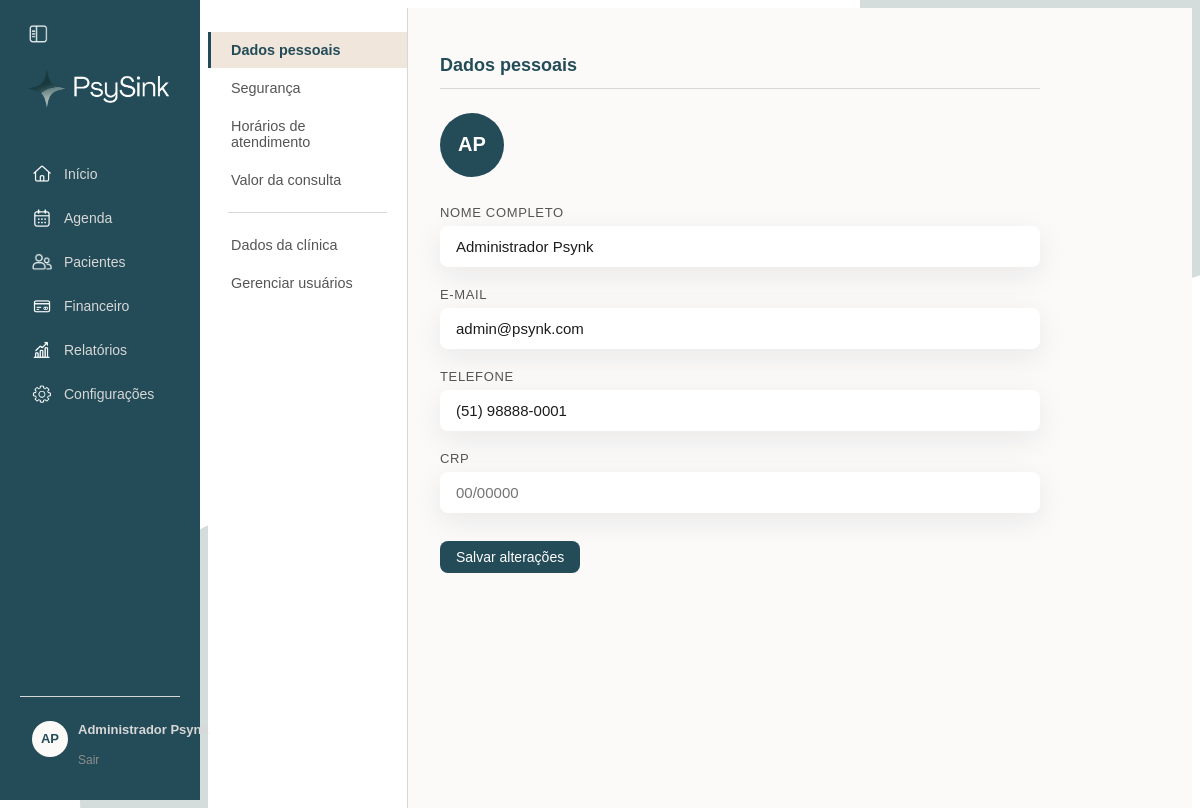
Page /app/pages/admin/configuracoes.php (signed in) on the committed database.
### tables this page shows
CREATE TABLE IF NOT EXISTS `Usuario` (
  `idUsuario` INT NOT NULL AUTO_INCREMENT,
  `nome` VARCHAR(45) NOT NULL,
  `email` VARCHAR(45) NOT NULL,
  `senha` VARCHAR(255) NOT NULL,
  `telefone` VARCHAR(45) NULL,
  `foto` BLOB NULL,
  `permissao` ENUM('ADMIN', 'PSICOLOGO', 'RECEPCIONISTA') NOT NULL,
  `id_clinica` INT NOT NULL,
  PRIMARY KEY (`idUsuario`),
  INDEX `fk_Usuario_Clinica1_idx` (`id_clinica`),
  CONSTRAINT `fk_Usuario_Clinica1`
    FOREIGN KEY (`id_clinica`) REFERENCES `Clinica` (`idtable1`)
    ON DELETE NO ACTION ON UPDATE NO ACTION
);

### app/includes/consultas.php (called while the page is built, shortened)
<?php
function buscarUsuarioPorId(mysqli $conexao, int $idUsuario): ?array {
    $sql = "SELECT idUsuario, nome, email, telefone, crp, permissao,
                   duracao_consulta, intervalo_consulta
            FROM Usuario
            WHERE idUsuario = ?";
    $comando = $conexao->prepare($sql);
    $comando->bind_param("i", $idUsuario);
    $comando->execute();
    return $comando->get_result()->fetch_assoc() ?: null;
}

### app/pages/admin/configuracoes.php (the view, shortened to what this page needs)
<?php
    require_once __DIR__ . "/../../../config/conexao.php";
    require_once __DIR__ . "/../../includes/consultas.php";
    $perfil = buscarUsuarioPorId($conexao, (int) $_SESSION['id']);
    $iniciais = '';
    foreach (array_slice(preg_split('/\s+/', trim($perfil['nome'])), 0, 2) as $parte) {
        $iniciais .= mb_strtoupper(mb_substr($parte, 0, 1));
    }
?>
<!DOCTYPE html>
<html lang="pt-BR">
<head>
    <?php $papelUsuario = "admin";?>
    <link rel="stylesheet" href="https://meyerweb.com/eric/tools/css/reset/reset.css">
    <link rel="stylesheet" href="/app/css/variables.css">
    <link rel="stylesheet" href="/app/css/globals.css">
    <link rel="stylesheet" href="/app/css/configuracoes.css">
    <?php include($_SERVER['DOCUMENT_ROOT'] . "/app/includes/menuAdmin.php"); ?>
</head>
<body>
<div class="main">
    <div class="config-wrapper">
        <aside class="config-nav">
            <button class="config-nav-item ativo" data-secao="dados-pessoais">Dados pessoais</button>
            <button class="config-nav-item" data-secao="seguranca">Segurança</button>
            <button class="config-nav-item" data-secao="horarios">Horários de atendimento</button>
            <button class="config-nav-item" data-secao="valor-consulta">Valor da consulta</button>
            <?php if ($papelUsuario === 'admin'): ?>
                <hr class="config-nav-divisor">
                <button class="config-nav-item" data-secao="dados-clinica">Dados da clínica</button>
                <button class="config-nav-item" data-secao="usuarios">Gerenciar usuários</button>
            <?php endif; ?>
        </aside>
        <div class="config-conteudo">
            <section class="config-secao ativa" id="dados-pessoais">
                <h2 class="config-titulo">Dados pessoais</h2>
                <div class="config-avatar-wrapper">
                    <div class="config-avatar" id="config-avatar-preview"><?= $iniciais ?></div>
                </div>
                <div class="config-form">
                    <div class="config-campo">
                        <label>Nome completo</label>
                        <input type="text" id="perfil-nome" maxlength="45" value="<?= htmlspecialchars($perfil['nome']) ?>" placeholder="Seu nome completo">
                    </div>
                    <div class="config-campo">
                        <label>E-mail</label>
                        <input type="email" id="perfil-email" maxlength="45" value="<?= htmlspecialchars($perfil['email']) ?>" placeholder="seu@email.com">
                    </div>
                    <div class="config-campo">
                        <label>Telefone</label>
                        <input type="tel" id="perfil-telefone" maxlength="45" value="<?= htmlspecialchars($perfil['telefone'] ?? '') ?>" placeholder="(00) 00000-0000">
                    </div>
                    <?php if ($papelUsuario === 'psicologo' || $papelUsuario === 'admin'): ?>
                    <div class="config-campo">
                        <label>CRP</label>
                        <input type="text" id="perfil-crp" maxlength="20" value="<?= htmlspecialchars($perfil['crp'] ?? '') ?>" placeholder="00/00000">
                    </div>
                    <?php endif; ?>
                    <div class="config-acoes">
                        <button class="btn btn-primary" id="btn-salvar-perfil">Salvar alterações</button>
                    </div>
                </div>
            </section>
        </div>
    </div>
</div>
</body>
</html>

### app/css/variables.css (style rules this page uses)
:root { --deep-teal: #234c58; --teal: #316372; --sage: #91a6a4; --warm-sand: #f1e6dc; --warm-beige: #e1bba4; --terracotta: #40334D; --off-white: #fbfaf9; --gray-900: #1C1C1C; --gray-700: #555555; --gray-400: #8D8D8D; --gray-200: #D7D7D7; --gray-150: #E6E6E6; --gray-100: #F5F5F5; --verde-500: #4CAF50; --amarelo-500: #F5B942; --azul-500: #5B8DEF; --laranja-500: #F28C5C; --vermelho-500: #f25c5c; --roxo-500: #7B61A8; --cinza-500: #9E9E9E; --font: calibri, sans-serif; --radius-sm: 8px; --radius-md: 12px; --radius-lg: 16px; --radius-xl: 24px; --shadow: 0 8px 30px rgba(20, 30, 40, 0.08); --sidebar-width: 200px; --sidebar-width-retraido: 64px; }
*, *::before, *::after { box-sizing: border-box; }

### app/css/globals.css (style rules this page uses)
body { font-family: var(--font); position: relative; isolation: isolate; overflow-y: auto; }
body::before { content: ""; position: fixed; width: 520px; height: 520px; top: -230px; right: -180px; background: var(--sage); opacity: 0.38; border-radius: 48% 52% 55% 45%; z-index: -1; }
body::after { content: ""; position: fixed; width: 520px; height: 520px; top: 500px; right: 50%; background: var(--sage); opacity: 0.38; border-radius: 48% 52% 55% 45%; z-index: -1; }
.main { margin-left: var(--sidebar-width); flex: 1; display: flex; flex-direction: column; min-height: 100vh; height: auto; overflow-y: auto; }
.btn { display: inline-flex; align-items: center; padding: 0.5rem 1rem; border-radius: var(--radius-sm); font-family: var(--font); font-size: 0.875rem; font-weight: 500; cursor: pointer; border: none; transition: background 0.15s; text-decoration: none; }
.btn-primary { background: var(--deep-teal); color: #fff; }

### app/css/configuracoes.css (style rules this page uses)
.config-wrapper { display: flex; gap: 0; flex: 1; min-height: calc(100vh - 56px); }
.config-nav { width: 200px; flex-shrink: 0; background: #fff; border-right: 1px solid var(--gray-200); padding: 1.5rem 0; display: flex; flex-direction: column; gap: 2px; }
.config-nav-item { background: none; border: none; font-family: var(--font); font-size: 0.9rem; color: var(--gray-700); padding: 0.625rem 1.25rem; text-align: left; cursor: pointer; border-left: 3px solid transparent; transition: background 0.15s, color 0.15s, border-color 0.15s; }
.config-nav-item.ativo { background: var(--warm-sand); color: var(--deep-teal); font-weight: 600; border-left-color: var(--deep-teal); }
.config-nav-divisor { border: none; border-top: 1px solid var(--gray-200); margin: 0.75rem 1.25rem; }
.config-conteudo { flex: 1; padding: 2rem; background: var(--off-white); overflow-y: auto; }
.config-secao { display: none; max-width: 600px; }
.config-secao.ativa { display: block; }
.config-titulo { font-size: 1.125rem; font-weight: 600; color: var(--deep-teal); margin-bottom: 1.5rem; padding-bottom: 0.75rem; border-bottom: 1px solid var(--gray-200); }
.config-avatar-wrapper { display: flex; align-items: center; gap: 1.25rem; margin-bottom: 1.75rem; }
.config-avatar { width: 64px; height: 64px; border-radius: 50%; background: var(--deep-teal); color: #fff; display: flex; align-items: center; justify-content: center; font-size: 1.25rem; font-weight: 600; flex-shrink: 0; }
.config-form { display: flex; flex-direction: column; gap: 1.25rem; }
.config-campo { display: flex; flex-direction: column; gap: 0.375rem; }
.config-campo label { font-size: 0.8125rem; font-weight: 500; color: var(--gray-700); text-transform: uppercase; letter-spacing: 0.05em; }
.config-campo input, .config-campo select { padding: 0.75rem 1rem; font-family: var(--font); font-size: 0.9375rem; color: var(--gray-900); background: #fff; box-shadow: var(--shadow); border-radius: var(--radius-sm); outline: none; border:none; transition: border-color 0.2s, box-shadow 0.2s; }
.config-acoes { display: flex; gap: 0.75rem; padding-top: 0.5rem; }

### rows in the picture
usuario: nome "Administrador Psynk", email "admin@psynk.com", telefone "(51) 98888-0001"

### other values in the picture
$iniciaisMenu "AP"
$_SESSION['nome'] "Administrador Psynk"
$iniciais "AP"
